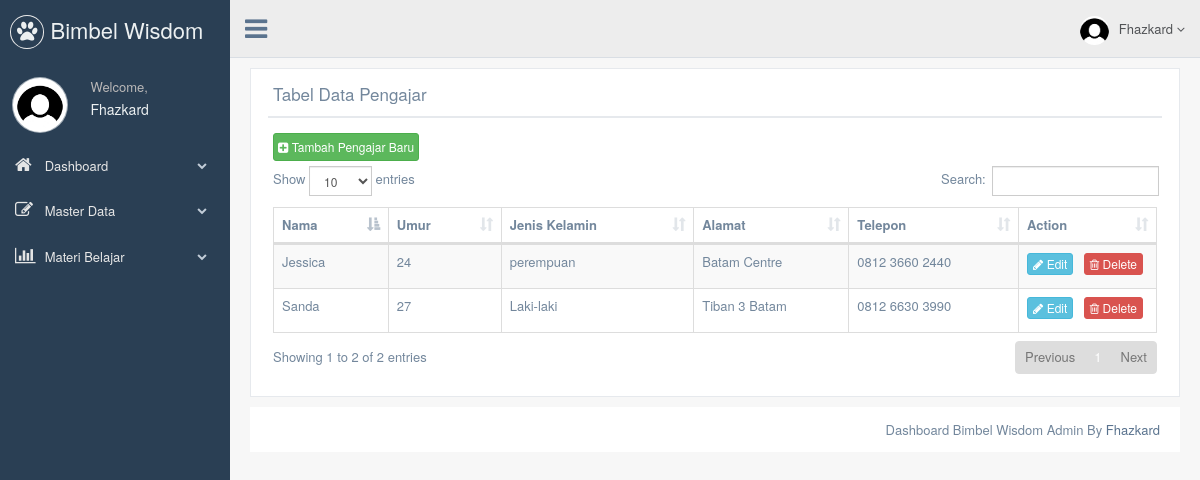
Page /dashboard/pengajar/index.php (signed in) on the committed database.
### tables this page shows
CREATE TABLE `pengajar` (
  `pengajar_id` int(11) NOT NULL,
  `nama` varchar(100) NOT NULL,
  `umur` int(11) NOT NULL,
  `jk` varchar(20) NOT NULL,
  `alamat` text NOT NULL,
  `tlp` varchar(20) NOT NULL
);

### dashboard/pengajar/index.php (the view, shortened to what this page needs)
<?php include "../header.php";?>
        <div class="row">
            <div class="col-md-12 col-sm-12 col-xs-12">
                <div class="x_panel">
                <div class="x_title">
                  <h2>Tabel Data Pengajar</h2>
                  <div class="clearfix"></div>
                </div>
                <div class="x_content">
                    <a href="#" class="btn btn-success btn-xs" style="padding:4px;" data-toggle="modal" data-target=".tambah"><i class="fa fa-plus-square" ></i> Tambah Pengajar Baru</a>
                  <table id="datatable-responsive" class="table table-striped table-bordered dt-responsive nowrap" cellspacing="0" width="100%">
                    <thead>
                      <tr>
                        <th>Nama </th>
                        <th>Umur </th>
                        <th>Jenis Kelamin </th>
                        <th>Alamat </th>
						<th>Telepon </th>
                        <th>Action</th>
                      </tr>
                    </thead>
					<tbody>
					<?php
						include '../../koneksi/konek.php';
						$selek_data = mysqli_query($koneksi, "SELECT * FROM pengajar");
						while($data = mysqli_fetch_array($selek_data)){
							?>
                      <tr class=" ">
                        <td class=" "><?php echo $data['nama']; ?></td>
                        <td class=" "><?php echo $data['umur']; ?></td>
						<td class=" "><?php echo $data['jk']; ?></td>
                        <td class=" "><?php echo $data['alamat']; ?></td>
                        <td class="a-right a-right "><?php echo $data['tlp']; ?></td>
                        <td class=" last">
							<a id="edit_link" href="#" class="btn btn-info btn-xs last" data-toggle="modal" data-target=".edit"
							data-pengajar_id="<?php echo $data['pengajar_id']; ?>"
							data-nama="<?php echo $data['nama']; ?>"
							data-umur="<?php echo $data['umur']; ?>"
							data-jk="<?php echo $data['jk']; ?>"
							data-alamat="<?php echo $data['alamat']; ?>"
							data-tlp="<?php echo $data['tlp']; ?>"><i class="fa fa-pencil"></i> Edit</a>
							<form method="post" action="../../koneksi/delete.php" style="width:auto;float:right;">
								<button type="submit" class="btn btn-danger btn-xs last" onclick="return konfirmasi()"><i class="fa fa-trash-o"></i> Delete</button>
							</form>
                        </td>
                      </tr>
					<?php
					}
					?>
                    </tbody>
                  </table>
                </div>
              </div>
            </div>
          </div>
<?php include "../footer.php";?>

### content/css/site.css (style rules this page uses)
td.last { width: 124px; }

### rows in the picture
pengajar: nama "Sanda", umur "27", jk "Laki-laki", alamat "Tiban 3 Batam", tlp "0812 6630 3990"
pengajar: nama "Jessica", umur "24", jk "perempuan", alamat "Batam Centre", tlp "0812 3660 2440"
